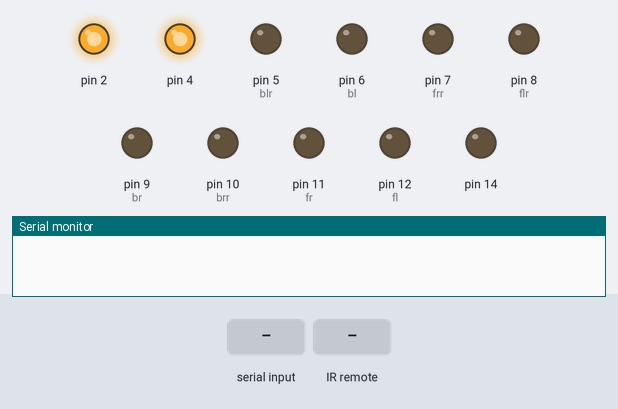
Simulated run of this sketch. Board: Arduino Uno, built with avr-gcc and run on an emulated ATmega328P. Shown: output pins drawn as LEDs (lit = HIGH), the last lines printed to the serial monitor. The test bench sets the inputs (shaded band).

Above: at 1.2 s.
1.3 s: "90,45\n" received over Serial
At 2.5 s:
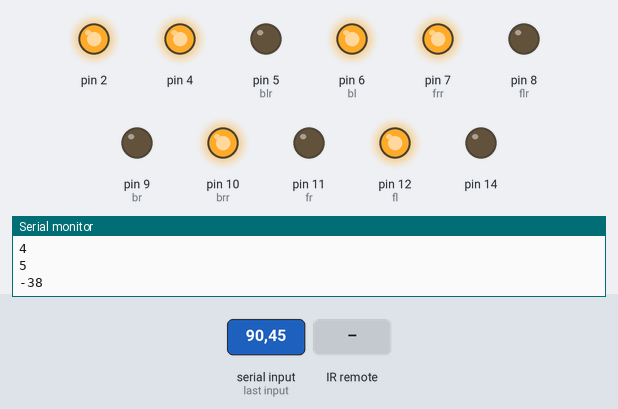
2.8 s: infrared code 0xFF629D received
At 3.4 s:
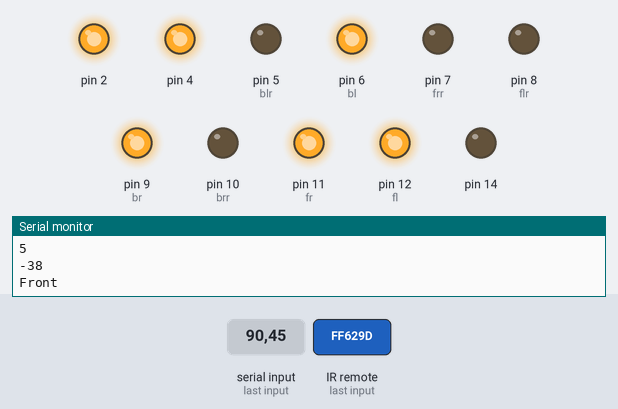
4.3 s: infrared code 0xFFC23D received
At 4.6 s:
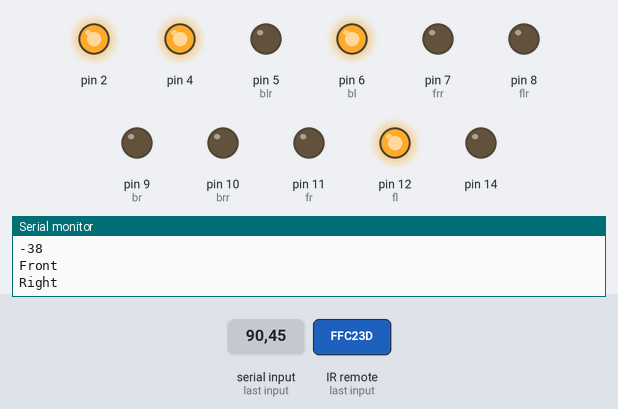
5.8 s: infrared code 0xFFA857 received
At 6.9 s:
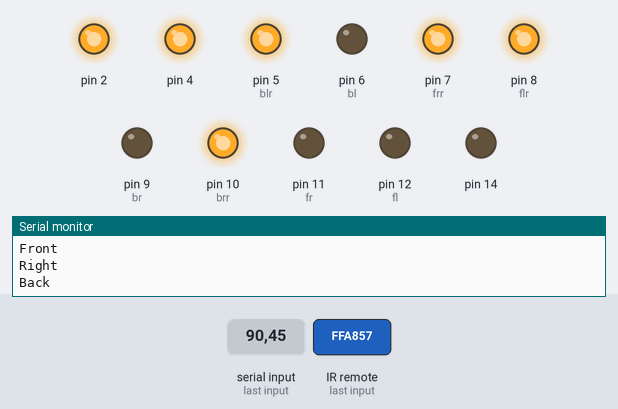
7.3 s: infrared code 0xFF6897 received
At 8.0 s:
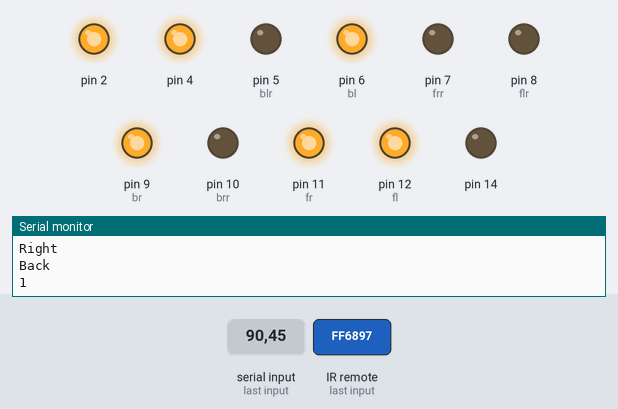
8.8 s: "30,150\n" received over Serial
At 9.4 s:
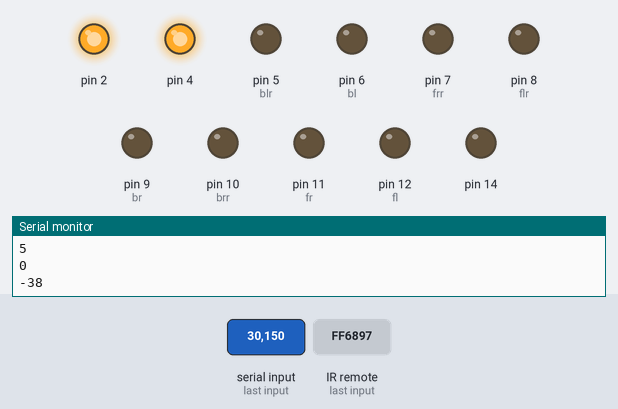
Timing chart, 0 to 11.3 s (numbered marks = the images above; inputs shaded):
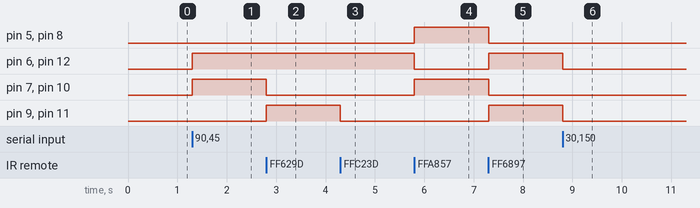

Measured:
- after the input at 1.3 s, pin 6 (bl), pin 7 (frr), pin 10 (brr), pin 12 (fl): LOW → HIGH at once
- after the input at 2.8 s, pin 7 (frr), pin 10 (brr): HIGH → LOW at once; pin 9 (br), pin 11 (fr): LOW → HIGH at once
- after the input at 4.3 s, pin 9 (br), pin 11 (fr): HIGH → LOW at once
- after the input at 5.8 s, pin 5 (blr), pin 7 (frr), pin 8 (flr), pin 10 (brr): LOW → HIGH at once; pin 6 (bl), pin 12 (fl): HIGH → LOW at once
- after the input at 7.3 s, pin 5 (blr), pin 7 (frr), pin 8 (flr), pin 10 (brr): HIGH → LOW at once; pin 6 (bl), pin 9 (br), pin 11 (fr), pin 12 (fl): LOW → HIGH at once
- after the input at 8.8 s, pin 6 (bl), pin 9 (br), pin 11 (fr), pin 12 (fl): HIGH → LOW at once

The sketch:

robowars.ino
```cpp
int fl = 12;
int fr = 11;
int bl = 6;
int br = 9;
int flr = 8;
int frr = 7;
int blr = 5;
int brr = 10;
int a = 0;

#include <IRremote.h>

const int RECV_PIN = 3;
IRrecv irrecv(RECV_PIN);
decode_results results;
unsigned long key_value = 0;

void setup() {
  // put your setup code here, to run once:
  pinMode(fl,OUTPUT);
  pinMode(fr,OUTPUT);
  pinMode(bl,OUTPUT);
  pinMode(br,OUTPUT);
  pinMode(flr,OUTPUT);
  pinMode(frr,OUTPUT);
  pinMode(blr,OUTPUT);
  pinMode(brr,OUTPUT);

  pinMode(2,OUTPUT);
  digitalWrite(2,HIGH);
  pinMode(4,OUTPUT);
  digitalWrite(4,HIGH);
  pinMode(14,OUTPUT);
  digitalWrite(14,LOW);

  Serial.begin(9600);
  irrecv.enableIRIn();
  irrecv.blink13(true);
}

void loop() {
  // put your main code here, to run repeatedly:
  if(Serial.available()){
    a = Serial.read();
    a = a-48;
    Serial.println(a);
  }
  if (irrecv.decode(&results)){
    /*if (results.value == 0XFFFFFFFF){
        results.value = key_value;
    }*/
    switch(results.value){
        case 0xFF629D:
        Serial.println("Front");
        front();
        break;
        case 0xFFC23D:
        Serial.println("Right");
        right();
        break;
        case 0xFFA857:
        Serial.println("Back");
        back();
        break;
        case 0xFF22DD:
        Serial.println("Left");
        left();
        break;
        case 0xFF02FD:
        Serial.println("Spin");
        spin();
        break ;
        case 0xFF42BD:
        Serial.println("*");
        break ;
        case 0xFF52AD:
        Serial.println("#");
        break ;
        case 0xFF4AB5:
        Serial.println("Stop");
        off();
        break ;
        case 0xFF6897:
        Serial.println("1");
        front();
        break ;
        case 0xFF9867:
        Serial.println("2");
        break ;
        case 0xFFB04F:
        Serial.println("3");
        break ;
        case 0xFF30CF:
        Serial.println("4");
        break ;
        case 0xFF18E7:
        Serial.println("5");
        break ;
        case 0xFF7A85:
        Serial.println("6");
        break ;
        case 0xFF10EF:
        Serial.println("7");
        break ;
        case 0xFF38C7:
        Serial.println("8");
        break ;
        case 0xFF5AA5:
        Serial.println("9");
        break ;
      }
    irrecv.resume();
  }

 if (a == 1){
    front();
  }
  else if (a==0){
    off();
  }
  else if (a==2){
    back();
  }
  else if (a==3){
    right();
  }
  else if (a==4){
    left();
  }
  else if (a==5){
    spin();
  }
}
void off(){
  digitalWrite(fl,LOW);
  digitalWrite(fr,LOW);
  digitalWrite(bl,LOW);
  digitalWrite(br,LOW);
  digitalWrite(flr,LOW);
  digitalWrite(frr,LOW);
  digitalWrite(blr,LOW);
  digitalWrite(brr,LOW);
}
void front(){
  digitalWrite(flr,LOW);
  digitalWrite(frr,LOW);
  digitalWrite(blr,LOW);
  digitalWrite(brr,LOW);
  digitalWrite(fl,HIGH);
  digitalWrite(fr,HIGH);
  digitalWrite(bl,HIGH);
  digitalWrite(br,HIGH);
}
void back(){
  digitalWrite(fl,LOW);
  digitalWrite(fr,LOW);
  digitalWrite(bl,LOW);
  digitalWrite(br,LOW);
  digitalWrite(flr,HIGH);
  digitalWrite(frr,HIGH);
  digitalWrite(blr,HIGH);
  digitalWrite(brr,HIGH);
}
void left(){
  digitalWrite(flr,LOW);
  digitalWrite(frr,LOW);
  digitalWrite(blr,LOW);
  digitalWrite(brr,LOW);
  digitalWrite(fl,LOW);
  digitalWrite(fr,HIGH);
  digitalWrite(bl,LOW);
  digitalWrite(br,HIGH);
}
void right(){
  digitalWrite(flr,LOW);
  digitalWrite(frr,LOW);
  digitalWrite(blr,LOW);
  digitalWrite(brr,LOW);
  digitalWrite(fl,HIGH);
  digitalWrite(fr,LOW);
  digitalWrite(bl,HIGH);
  digitalWrite(br,LOW);
}
void spin(){
  digitalWrite(flr,LOW);
  digitalWrite(frr,HIGH);
  digitalWrite(blr,LOW);
  digitalWrite(brr,HIGH);
  digitalWrite(fl,HIGH);
  digitalWrite(fr,LOW);
  digitalWrite(bl,HIGH);
  digitalWrite(br,LOW);
}
```
